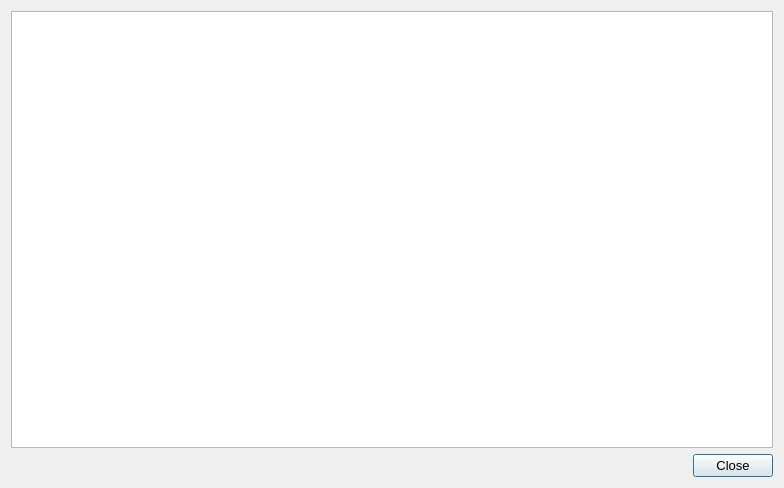
<?xml version="1.0" encoding="UTF-8"?>
<ui version="4.0">
 <class>DialogHelp</class>
 <widget class="QDialog" name="DialogHelp">
  <property name="geometry">
   <rect>
    <x>0</x>
    <y>0</y>
    <width>784</width>
    <height>488</height>
   </rect>
  </property>
  <property name="font">
   <font>
    <family>MS Shell Dlg 2</family>
    <pointsize>10</pointsize>
    <weight>50</weight>
    <bold>false</bold>
   </font>
  </property>
  <property name="windowTitle">
   <string>Nutil Help</string>
  </property>
  <layout class="QGridLayout" name="gridLayout">
   <item row="0" column="0">
    <layout class="QVBoxLayout" name="verticalLayout">
     <item>
      <widget class="QTextBrowser" name="txtText"/>
     </item>
     <item>
      <layout class="QHBoxLayout" name="horizontalLayout">
       <item>
        <spacer name="horizontalSpacer">
         <property name="orientation">
          <enum>Qt::Horizontal</enum>
         </property>
         <property name="sizeHint" stdset="0">
          <size>
           <width>40</width>
           <height>20</height>
          </size>
         </property>
        </spacer>
       </item>
       <item>
        <widget class="QPushButton" name="pushButton">
         <property name="text">
          <string>Close</string>
         </property>
        </widget>
       </item>
      </layout>
     </item>
    </layout>
   </item>
  </layout>
 </widget>
 <resources/>
 <connections/>
</ui>
